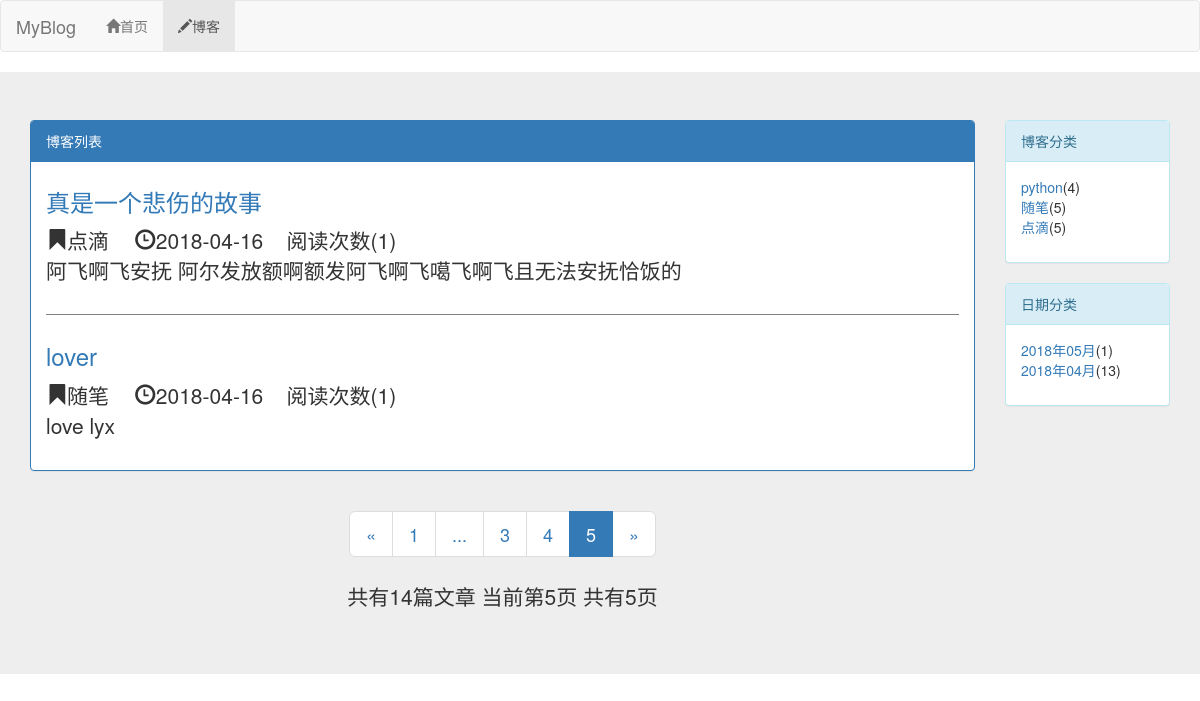
Before: /blog/?page=5 with the older database file.
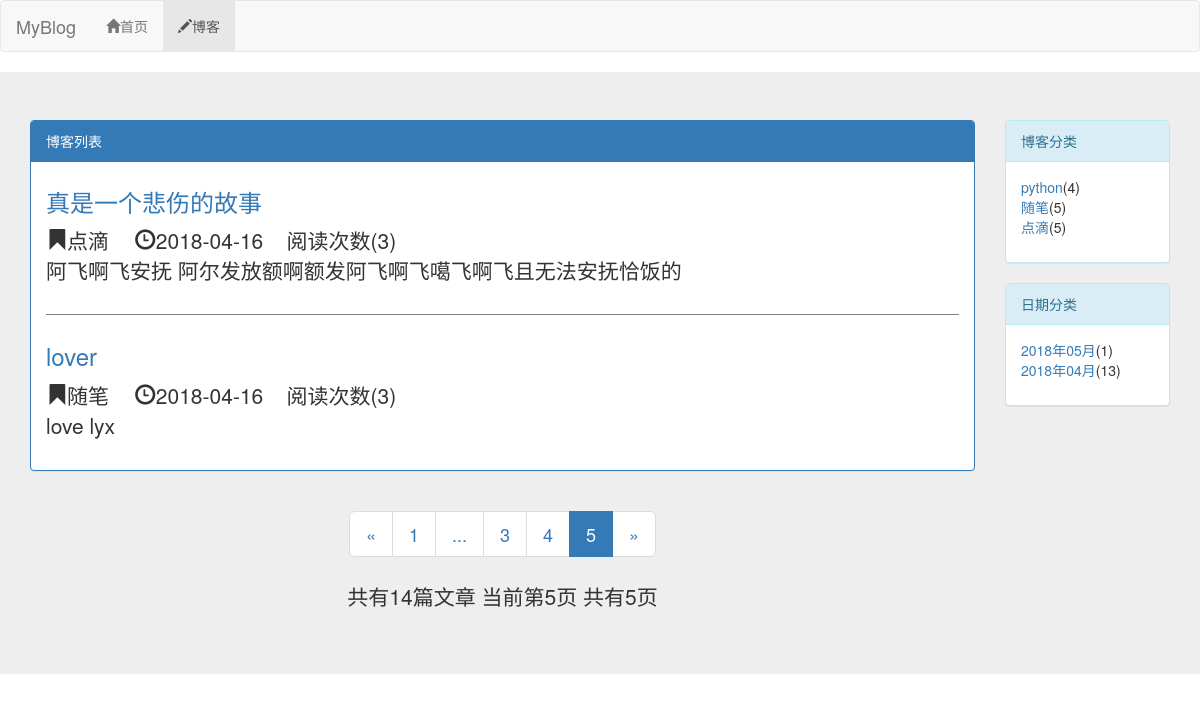
After: the same page with the newer database file.
### blog/models.py (models this page shows, shortened)
class Blog(models.Model,ReadNumExpandMethod):
    title=models.CharField(max_length=50)
    blog_type=models.ForeignKey(BlogType,on_delete=models.DO_NOTHING)
    content=RichTextUploadingField()
    read_details=GenericRelation(ReadDetail)
    author=models.ForeignKey(User,on_delete=models.DO_NOTHING)
    creat_time=models.DateTimeField(auto_now_add=True)
    last_updated_time=models.DateTimeField(auto_now=True)
    class Meta:
        ordering=['-creat_time']

class BlogType(models.Model):
    type_name=models.CharField(max_length=15)
    def __str__(self):
        return self.type_name

### read_statistics/models.py (models this page shows)
class ReadNum(models.Model):
    read_num=models.IntegerField(default=0)
    content_type = models.ForeignKey(ContentType, on_delete=models.DO_NOTHING)
    object_id = models.PositiveIntegerField()
    content_object = GenericForeignKey('content_type', 'object_id')

### blog/views.py (the view)
# urls.py: path('',views.blog_list,name='blog_list'),
def blog_list(request):
    blogs_all_list=Blog.objects.all()
    context=get_blog_list_common_data(request,blogs_all_list)
    return render(request,'blog/blog_list.html',context)

### read_statistics/models.py (called while the page is built)
    def get_read_num(self):
        try:
            ct = ContentType.objects.get_for_model(self)
            readnum = ReadNum.objects.get(content_type=ct, object_id=self.pk)
            return readnum.read_num
        except exceptions.ObjectDoesNotExist:
            return 0

### blog/templates/blog/blog_list.html (shortened to what this page needs)
{% extends "base.html" %}
{% block nav_blog_active %} active {% endblock %}
{% load staticfiles %}
{% block hearder_extend %}
    <link rel="stylesheet" href="{% static 'blog/blog.css' %}">
{% endblock %}
{% block content %}
<div class="jumbotron">
<div class="container">
  <div class="row">
    <div class="col-xs-12 col-sm-8 col-md-9 col-lg-10">
        <div class="panel panel-primary">
            <div class="panel-heading">{% block blog_list_title %}
              博客列表
            {% endblock blog_list_title %}   </div>
            <div class="panel-body">
              {% for blog in blogs %}
                <div class="blog">
                        <h3> <a href="{% url 'blog_detail' blog.pk %}" style="text-decoration:none">{{ blog.title }}</a></h3>
                        <p class="blog-info">
                            <span class="glyphicon glyphicon-bookmark"></span>{{ blog.blog_type }}
                            <span class="glyphicon glyphicon-time" style="margin-left:20px"></span>{{ blog.creat_time|date:"Y-m-d" }}
                             &nbsp;&nbsp;&nbsp;阅读次数({{ blog.get_read_num }})
                        </p>
                    <p>{{ blog.content|striptags|truncatechars:120}}</p>
                </div>
                {% empty %}
                <div class="blog">
                    <h3>暂无博客，请期待</h3>
                </div>
                {% endfor %}
            </div>
          </div>
          <div class="paginator" aria-label="Page navigation">
            <ul class="pagination pagination-lg">
                <li>
                    {% if page_of_blogs.has_previous%}
                        <a href="?page={{ page_of_blogs.previous_page_number }}" aria-label="Previous">
                         <span aria-hidden="true">&laquo;</span>
                        </a>
                    {% else %}
                    <span aria-hidden="true">&laquo;</span>
                    {% endif %}
                </li>
                {% for page_num in page_range %}
                     {% if page_num == page_of_blogs.number %}
                    <li class="active">
                        <span>{{ page_num }}</span>
                    </li>
                     {% else %} {% if page_num == '...' %}
                    <li>
                        <span>{{ page_num }}</span>
                    </li>
                    {% else %}
                    <li>
                        <a href="?page={{ page_num }}">{{ page_num }}</a>
                    </li>
                    {% endif %} {% endif %} {% endfor %}
                <li>
                    {% if page_of_blogs.has_next%}
                         <a href="?page={{ page_of_blogs.next_page_number }}" aria-label="Next">
                         <span aria-hidden="true">&raquo;</span>
                        </a>
                    {% else %}
                        <span aria-hidden="true">&raquo;</span>
                    {% endif %}
                </li>
            </ul>
              <p>
                  共有{{ page_of_blogs.paginator.count }}篇文章
                  当前第{{ page_of_blogs.number }}页
                  共有{{ page_of_blogs.paginator.num_pages }}页
              </p>
          </div>
    </div>
    <div class="hidden-xs col-sm-4 col-md-3 col-lg-2">
        <div class="panel panel-info">
            <div class="panel-heading">博客分类</div>
            <div class="panel-body">
                <ul class="blog-types">
                    {%  for blog_type in blog_types %}
                        <li>
                          <a href="{% url 'blogs_with_type' blog_type.pk %}">{{ blog_type.type_name }}</a>({{ blog_type.blog_count }})
                        </li>
                    {% empty %}
                         <li>暂无分类</li>
                    {% endfor %}
                  </ul>
            </div>
        </div>
        <div class="panel panel-info">
            <div class="panel-heading">日期分类</div>
            <div class="panel-body">
                <ul class="blog-types">
                    {%  for blog_date,blog_count in blog_dates.items %}
                        <li>
                          <a href="{% url 'blogs_with_date' blog_date.year blog_date.month %}">{{ blog_date|date:"Y年m月" }}</a>({{ blog_count }})
                        </li>
                    {% empty %}
                         <li>暂无分类</li>
                    {% endfor %}
                  </ul>
            </div>
        </div>
    </div>
  </div>
</div>
</div>
{% endblock%}

### templates/base.html (shortened to what this page needs)
{% load staticfiles %}
<!DOCTYPE html>
<html lang="zh-CN">
<head>
    <link rel="stylesheet" href="{% static 'base.css' %}">
    <link rel="stylesheet" href="{% static 'jquery-3.3.1.min.js' %}">
    <link rel="stylesheet" href="{% static 'bootstrap-3.3.7/css/bootstrap.min.css' %}">
     {% block hearder_extend %}{% endblock hearder_extend %}
</head>
<body>
     <nav class="navbar navbar-default" role="navigation">
          <div class="container-fluid">
                <div class="navbar-header">
                    <span class="navbar-brand">MyBlog</span>
                </div>
                <div id="navbar-collapse" class="collapsed navbar-collapse">
                    <ul class="nav navbar-nav">
                    <li class="{% block nav_home_active %}{% endblock %}"><a href="/"><span class="glyphicon glyphicon-home"></span>首页</a></li>
                    <li class="{% block nav_blog_active %}{% endblock %}"><a href="{% url 'blog_list' %}"><span class="glyphicon glyphicon-pencil"></span>博客</a></li>
                </ul>
                </div>
          </div>
      </nav>
   {% block content %}{% endblock %}
</body>
</html>

### static/base.css (style rules this page uses)
* { margin: 0; padding: 0; }
ul { list-style-type: none; }

### blog/static/blog/blog.css (style rules this page uses)
ul.blog-types { list-style-type: none; }
div.blog:not(:last-child) { margin-bottom: 2em; padding-bottom: 1em; border-bottom: 1px solid grey; }
div.blog p.blog-info { margin-bottom: 0; }
div.blog h3 { margin-top: 0.5em; }
div.paginator { text-align: center; }

Changed rows visible on the page:
changed through a linked row, Blog "真是一个悲伤的故事": get_read_num "1" → "3"
changed through a linked row, Blog "lover": get_read_num "1" → "3"
